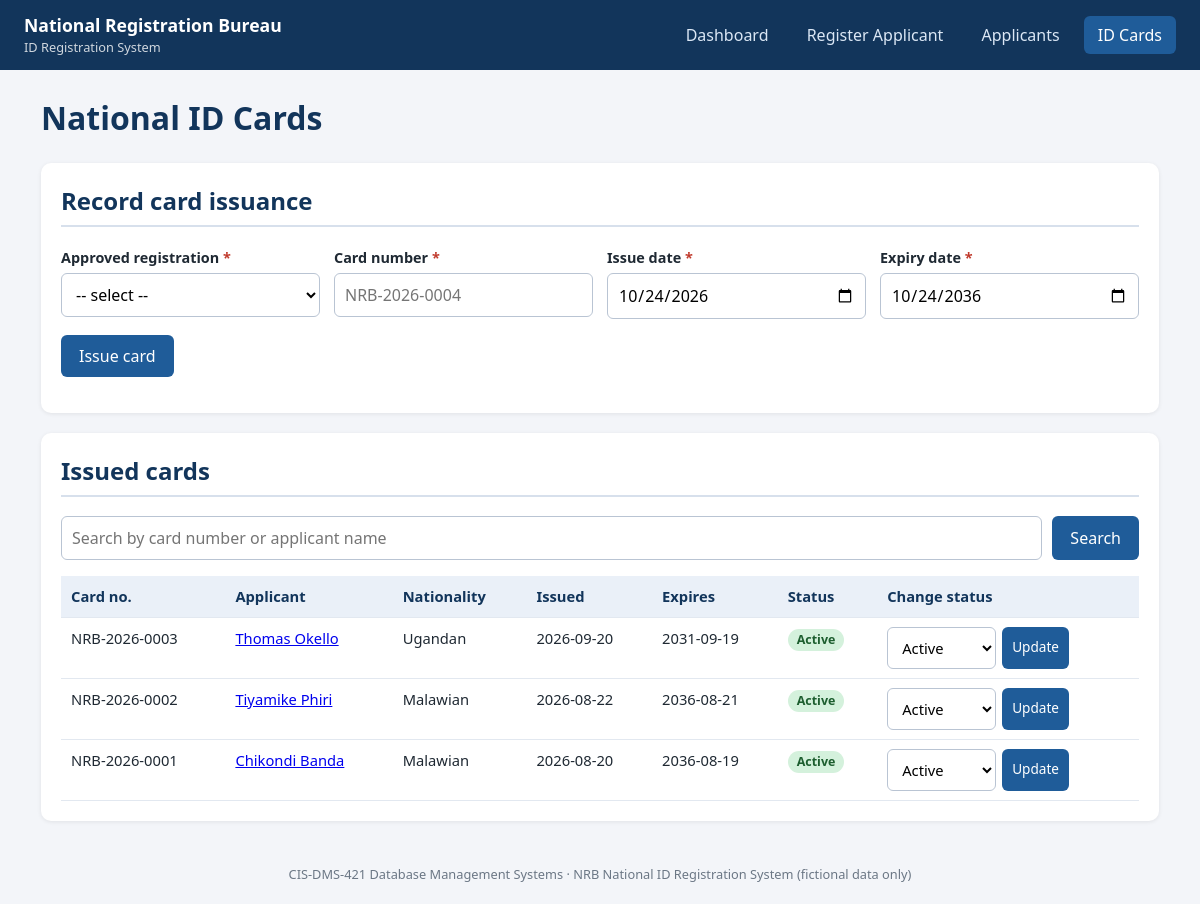
/cards.php, run on the app's committed database.
### tables this page shows
CREATE TABLE id_card (
  card_no          VARCHAR(30) PRIMARY KEY,
  issue_date       DATE NOT NULL,
  expiry_date      DATE NOT NULL,
  nationality      VARCHAR(50) NOT NULL,
  card_status      VARCHAR(20) NOT NULL DEFAULT 'Active',
  registration_id  INT NOT NULL,
  CONSTRAINT fk_card_registration FOREIGN KEY (registration_id)
    REFERENCES registration_office(registration_id) ON DELETE RESTRICT ON UPDATE CASCADE,
  CONSTRAINT chk_card_dates  CHECK (expiry_date > issue_date),
  CONSTRAINT chk_card_status CHECK (card_status IN ('Active','Lost','Expired','Cancelled'))
);

### includes/functions.php (called while the page is built, shortened)
<?php
function e($v): string
{
    return htmlspecialchars((string)$v, ENT_QUOTES | ENT_SUBSTITUTE, 'UTF-8');
}

### public/cards.php (the view, shortened to what this page needs)
<?php
require_once __DIR__ . '/../includes/functions.php';
$pdo = db();
$f = ['registration_id' => '', 'card_no' => '', 'issue_date' => date('Y-m-d'), 'expiry_date' => date('Y-m-d', strtotime('+10 years'))];
$eligible = $pdo->query("SELECT r.registration_id, CONCAT(p.first_name,' ',p.surname) AS applicant
    FROM registration_office r JOIN person p ON p.person_id = r.person_id
    LEFT JOIN id_card idc ON idc.registration_id = r.registration_id
    WHERE r.status = 'Approved' AND idc.card_no IS NULL ORDER BY p.surname")->fetchAll();
$q = trim((string)($_GET['q'] ?? ''));
$sql = "SELECT idc.*, p.person_id, CONCAT(p.first_name,' ',p.surname) AS applicant
        FROM id_card idc
        JOIN registration_office r ON r.registration_id = idc.registration_id
        JOIN person p ON p.person_id = r.person_id";
$params = [];
$st = $pdo->prepare($sql . ' ORDER BY idc.issue_date DESC');
$st->execute($params);
$cards = $st->fetchAll();
require __DIR__ . '/../includes/header.php';
?>
<h1>National ID Cards</h1>
<div class="card">
  <h2>Record card issuance</h2>
  <?php if (!$eligible): ?>
    <p>No approved registrations are waiting for a card.</p>
  <?php else: ?>
  <form method="post" novalidate>
    <div class="grid">
      <div><label class="req">Approved registration</label><select name="registration_id">
        <option value="">-- select --</option>
        <?php foreach ($eligible as $r): ?>
          <option value="<?= e($r['registration_id']) ?>" <?= $f['registration_id'] === (string)$r['registration_id'] ? 'selected' : '' ?>>
            #<?= e($r['registration_id']) ?> - <?= e($r['applicant']) ?></option><?php endforeach; ?></select></div>
      <div><label class="req">Card number</label><input name="card_no" maxlength="30" placeholder="NRB-2026-0004" value="<?= e($f['card_no']) ?>"></div>
      <div><label class="req">Issue date</label><input type="date" name="issue_date" value="<?= e($f['issue_date']) ?>"></div>
      <div><label class="req">Expiry date</label><input type="date" name="expiry_date" value="<?= e($f['expiry_date']) ?>"></div>
    </div>
    <p><button class="btn" type="submit">Issue card</button></p>
  </form>
  <?php endif; ?>
</div>
<div class="card">
  <h2>Issued cards</h2>
  <form class="search" method="get">
    <input name="q" placeholder="Search by card number or applicant name" value="<?= e($q) ?>">
    <button class="btn" type="submit">Search</button>
  </form>
  <div class="table-wrap"><table>
    <tr><th>Card no.</th><th>Applicant</th><th>Nationality</th><th>Issued</th><th>Expires</th><th>Status</th><th>Change status</th></tr>
    <?php foreach ($cards as $c): ?>
      <tr>
        <td><?= e($c['card_no']) ?></td>
        <td><a href="applicant_view.php?id=<?= e($c['person_id']) ?>"><?= e($c['applicant']) ?></a></td>
        <td><?= e($c['nationality']) ?></td><td><?= e($c['issue_date']) ?></td><td><?= e($c['expiry_date']) ?></td>
        <td><span class="badge <?= e($c['card_status']) ?>"><?= e($c['card_status']) ?></span></td>
        <td><form method="post" class="actions">
          <select name="card_status" style="width:auto">
            <?php foreach (CARD_STATUSES as $s): ?><option <?= $c['card_status'] === $s ? 'selected' : '' ?>><?= e($s) ?></option><?php endforeach; ?></select>
          <button class="btn small" type="submit">Update</button></form></td>
      </tr>
    <?php endforeach; ?>
  </table></div>
</div>
<?php require __DIR__ . '/../includes/footer.php';

### public/assets/style.css (style rules this page uses)
* { box-sizing:border-box }
body { margin:0;font-family:Segoe UI,Arial,sans-serif;background:#f3f5f9;color:#1f2933;line-height:1.5 }
h1 { margin-top:0;color:#12355b }
h2 { color:#12355b;border-bottom:2px solid #d7e0ec;padding-bottom:6px;margin-top:0 }
.card { background:#fff;border-radius:10px;padding:20px;margin-bottom:20px;box-shadow:0 1px 4px rgba(0,0,0,.08) }
.grid { display:grid;grid-template-columns:repeat(auto-fit,minmax(230px,1fr));gap:14px }
label { display:block;font-weight:600;font-size:.9rem;margin-bottom:4px }
input,select,textarea { width:100%;padding:9px 10px;border:1px solid #b9c4d3;border-radius:6px;font:inherit;background:#fff }
.req::after { content:" *";color:#c0392b }
.btn { display:inline-block;background:#1f5c99;color:#fff;border:0;padding:9px 18px;border-radius:6px;cursor:pointer;text-decoration:none;font:inherit }
.btn.small { padding:4px 10px;font-size:.85rem }
table { width:100%;border-collapse:collapse;font-size:.92rem }
th,td { text-align:left;padding:9px 10px;border-bottom:1px solid #e2e8f0;vertical-align:top }
th { background:#eaf0f8;color:#12355b }
.table-wrap { overflow-x:auto }
.badge { display:inline-block;padding:2px 9px;border-radius:12px;font-size:.78rem;font-weight:600;background:#e2e8f0 }
.Approved,.Active { background:#d4f1dc;color:#1d5e2f }
.search { display:flex;gap:10px;margin-bottom:16px }
.search input { flex:1 }
.actions { display:flex;gap:6px;flex-wrap:wrap }

### data on the page
id_card: card_no "NRB-2026-0003", applicant "Thomas Okello", nationality "Ugandan", issue_date "2026-09-20", expiry_date "2031-09-19", card_status "Active"
id_card: card_no "NRB-2026-0002", applicant "Tiyamike Phiri", nationality "Malawian", issue_date "2026-08-22", expiry_date "2036-08-21", card_status "Active"
id_card: card_no "NRB-2026-0001", applicant "Chikondi Banda", nationality "Malawian", issue_date "2026-08-20", expiry_date "2036-08-19", card_status "Active"

### other printed values
$label "Dashboard"
$label "Register Applicant"
$label "Applicants"
$label "ID Cards"
form field card_status "Active"
